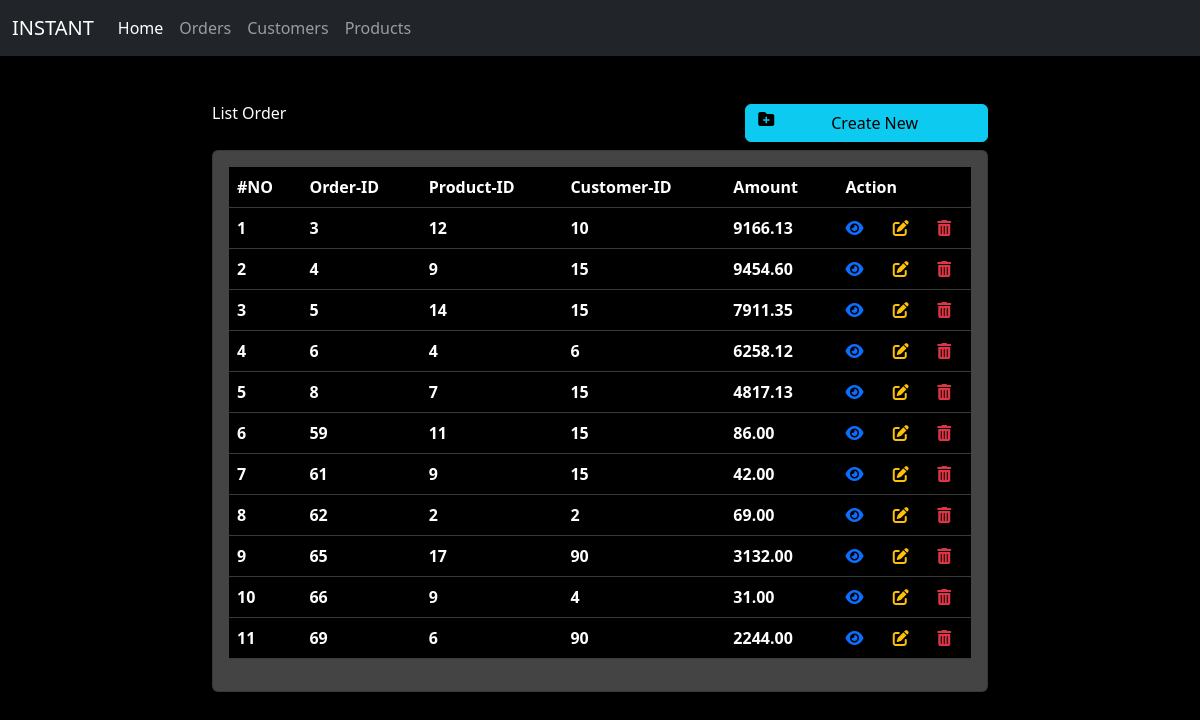
The page /App/orders/list.php on the database its author committed.
### tables this page shows
CREATE TABLE `orders` (
  `id` int(11) NOT NULL,
  `product_id` int(11) DEFAULT NULL,
  `customer_id` int(11) DEFAULT NULL,
  `quantity` int(11) NOT NULL,
  `delivery` int(11) NOT NULL,
  `tax` int(11) NOT NULL,
  `totalamount` int(11) NOT NULL,
  `aftertax` int(11) NOT NULL,
  `amount` decimal(7,2) DEFAULT NULL
);

### App/orders/list.php (the view, shortened to what this page needs)
<?php
include_once '../../shared/head.php';
include_once '../../shared/navbar.php';
$count = 0;
$select = "SELECT * FROM orders ";
$orders =  mysqli_query($conn, $select);
?>
<div class="container col-md-8 my-5">
    <div class="row my-2">
        <div class="col-md-8">
            <h6> List Order </h6>
        </div>
        <div class="col-md-4">
            <div class="d-grid">
                <a href="./create.php" class="float-end btn btn-info"> <i class="float-start fa-solid fa-folder-plus"></i>Create New </a>
            </div>
        </div>
    </div>
    <div class="card">
        <div class="card-body">
            <table class="table table-dark">
                <tr>
                    <th>#NO</th>
                    <th>Order-ID</th>
                    <th> Product-ID </th>
                    <th> Customer-ID </th>
                    <th> Amount</th>
                    <th colspan="3"> Action </th>
                </tr>
                <?php foreach ($orders as $item) : ?>
                    <tr>
                        <th> <?= ++$count ?> </th>
                        <th> <?= $item['id'] ?> </th>
                        <th> <?= $item['product_id'] ?> </th>
                        <th> <?= $item['customer_id'] ?> </th>
                        <th> <?= $item['amount'] ?> </th>
                        <th> <a href="./show.php?show=<?= $item['id'] ?>"><i class="fa-solid fa-eye"></i></a> </th>
                        <th> <a href="./edit.php?edit=<?= $item['id'] ?>"><i class="text-warning fa-solid fa-pen-to-square"></i></a> </th>
                        <th> <a onclick="return confirm('are you Sure')" href="./list.php?delete=<?= $item['id'] ?>"><i class="text-danger fa-solid fa-trash-can"></i></a> </th>
                    </tr>
                <?php endforeach; ?>
            </table>
        </div>
    </div>
</div>
<?php
include_once '../../shared/script.php';
?>

### shared/head.php (shortened to what this page needs)
<!DOCTYPE html>
 <html lang="en">
 <head>
     <link rel="stylesheet" href="/online/css/bootstrap.min.css">
     <link rel="stylesheet" href="/online/css/all.min.css">
     <link rel="stylesheet" href="/online/css/dark.css">
 </head>
 <body>

### shared/navbar.php (shortened to what this page needs)
<nav class="navbar navbar-expand-lg navbar-dark bg-dark   ">
    <div class="container-fluid">
        <a class="navbar-brand" href="/online/index.php">INSTANT</a>
        <div class="collapse navbar-collapse" id="navbarSupportedContent">
            <ul class="navbar-nav me-auto mb-2 mb-lg-0">
                <li class="nav-item">
                    <a class="nav-link active" aria-current="page" href="/online/index.php">Home</a>
                </li>
                <li class="nav-item">
                    <a class="nav-link" href="/online/App/orders/list.php">Orders</a>
                </li>
                <li class="nav-item">
                    <a class="nav-link" href="#">Customers</a>
                </li>
                <li class="nav-item">
                    <a class="nav-link" href="#">Products</a>
                </li>
            </ul>
        </div>
    </div>
</nav>

### shared/script.php (shortened to what this page needs)
</body>
</html>

### css/dark.css (style rules this page uses)
body { background-color: black; color: white; }
.card { background-color: #444; color: white; }
table , tr , td , th { color: white !important; background-color: black !important; }

### rows shown on the page
orders: id "3", product "12", customer "10", amount "9166.13"
orders: id "4", product "9", customer "15", amount "9454.60"
orders: id "5", product "14", customer "15", amount "7911.35"
orders: id "6", product "4", customer "6", amount "6258.12"
orders: id "8", product "7", customer "15", amount "4817.13"
orders: id "59", product "11", customer "15", amount "86.00"
orders: id "61", product "9", customer "15", amount "42.00"
orders: id "62", product "2", customer "2", amount "69.00"
orders: id "65", product "17", customer "90", amount "3132.00"
orders: id "66", product "9", customer "4", amount "31.00"
orders: id "69", product "6", customer "90", amount "2244.00"
